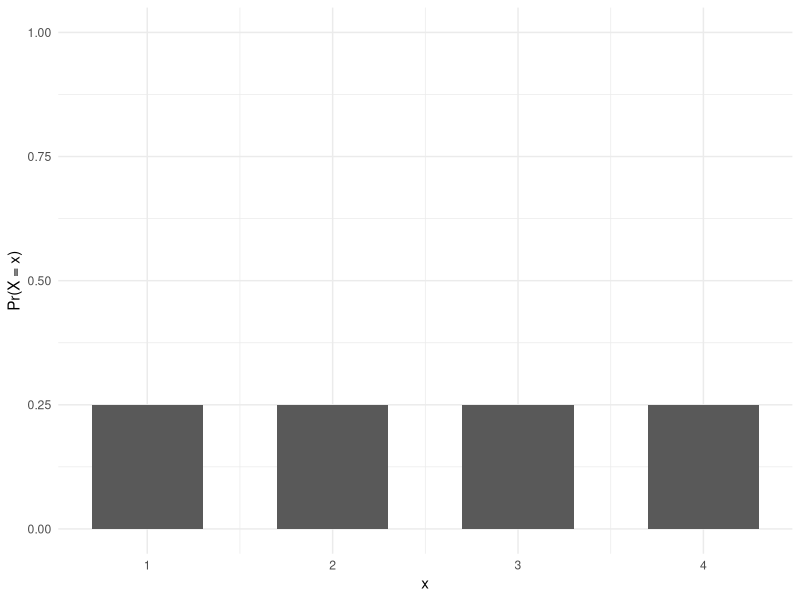
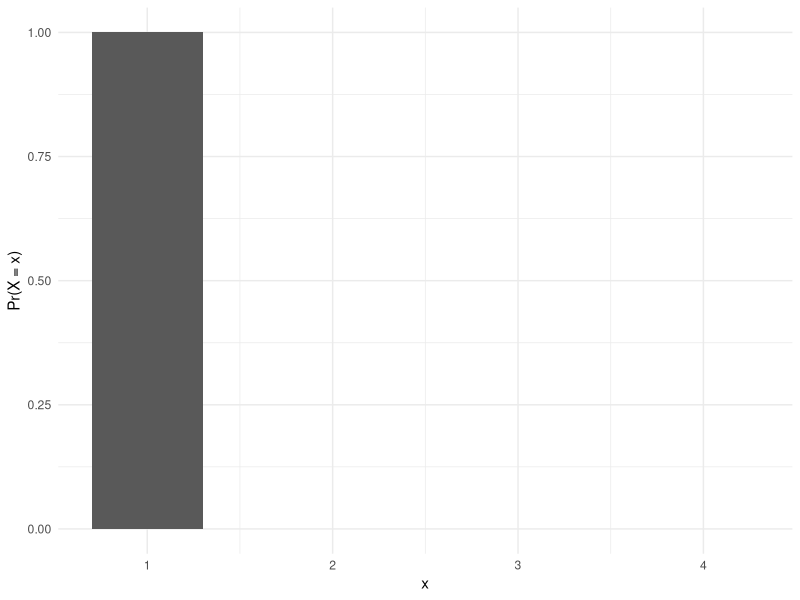

These charts were generated, in order, by the following R code:
library(tidyverse)

plot_discrete <- function(probs) {
  df <- tibble(
    x = seq_along(probs),
    p = probs
  )

  ggplot(df, aes(x = x, y = p)) +
    geom_col(width = 0.6) +
    scale_x_continuous(breaks = df$x) +
    scale_y_continuous(
      limits = c(0, 1)
    ) +
    labs(x = "x", y = "Pr(X = x)") +
    theme_minimal()
}

N <- 4

uniform_probs <- rep(1 / N, N)
plot_discrete(uniform_probs)

delta_probs <- c(1, 0, 0, 0)
plot_discrete(delta_probs)
